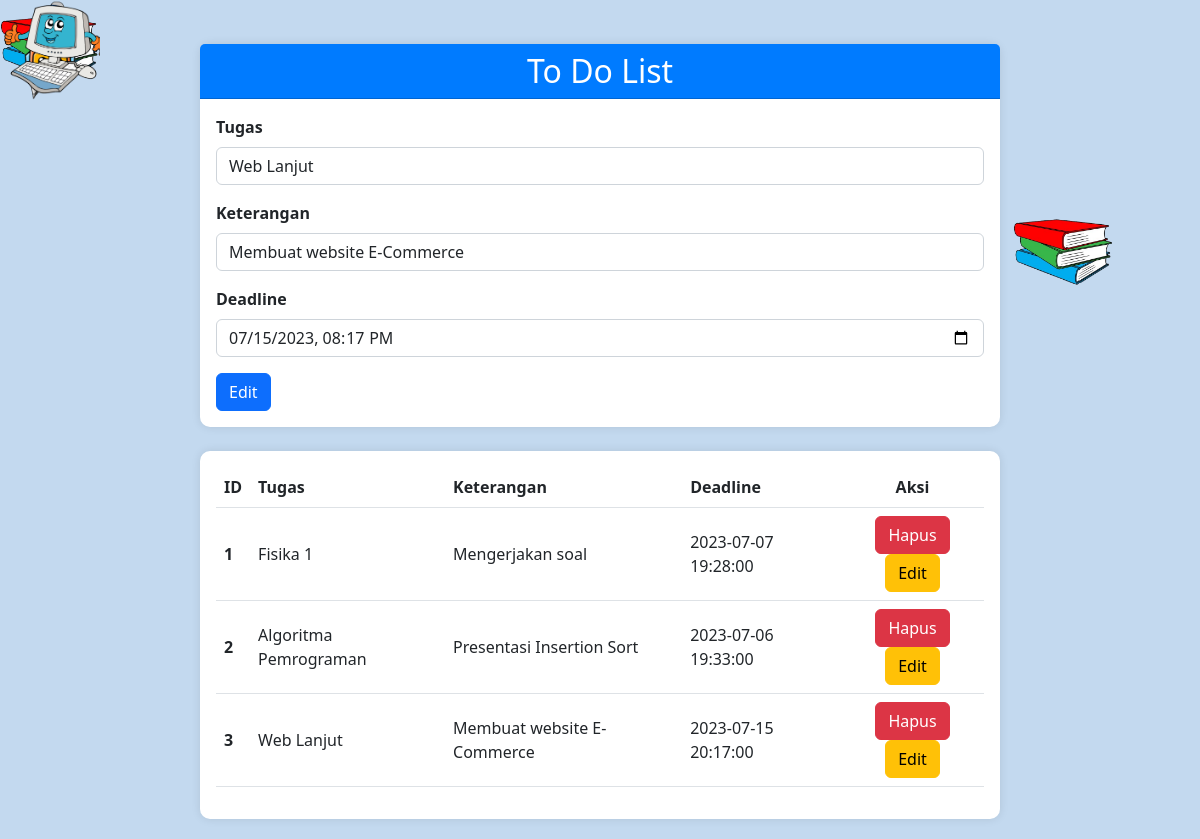
/?edit=6, run on the app's committed database.
### tables this page shows
CREATE TABLE `tugas_eva` (
  `id_tugas` int(250) NOT NULL,
  `nama_tugas` varchar(30) NOT NULL,
  `keterangan` varchar(100) NOT NULL,
  `deadline` datetime NOT NULL
);

### index.php (the view, shortened to what this page needs)
<?php
require "connection.php";
$datas = mysqli_query($connection, "SELECT * FROM tugas_eva");
$tugas = "";
$keterangan = "";
$deadline = "";
if (isset($_GET['edit'])) {
    $id = $_GET['edit'];
    $datas_edit = mysqli_query($connection, "SELECT * FROM tugas_eva WHERE id_tugas = '$id'");
    foreach ($datas_edit as $data_edit) {
        $tugas = $data_edit['nama_tugas'];
        $keterangan = $data_edit['keterangan'];
        $deadline = $data_edit['deadline'];
    }
}
?>
<!DOCTYPE html>
<html lang="en">
<head>
    <link rel="stylesheet" href="https://cdn.jsdelivr.net/npm/bootstrap@5.2.3/dist/css/bootstrap.min.css">
    <link rel="stylesheet" href="style.css">
</head>
<body>
    <div class="card mx-auto mt-4" style="width: 50rem;">
        <h2 class="card-header text-center">To Do List</h2>
        <div class="card-body">
            <form method="post">
                <div class="mb-3">
                    <label for="tugas" class="form-label">Tugas</label>
                    <input type="text" class="form-control" name="tugas" placeholder="Mata Kuliah" value="<?= $tugas ?>">
                </div>
                <div class="mb-3">
                    <label for="keterangan" class="form-label">Keterangan</label>
                    <input type="text" class="form-control" name="keterangan" placeholder="Keterangan Tugas" value="<?= $keterangan ?>">
                </div>
                <div class="mb-3">
                    <label for="deadline" class="form-label">Deadline</label>
                    <input type="datetime-local" class="form-control" name="deadline" value="<?= $deadline ?>">
                </div>
                <?php if (isset($_GET['edit'])) : ?>
                    <button type="submit" class="btn btn-primary" name="Edit" value="edit">Edit</button>
                <?php else : ?>
                    <button type="submit" class="btn btn-primary" name="Simpan" value="simpan">Simpan</button>
                <?php endif; ?>
            </form>
        </div>
    </div>
    <div class="card mx-auto mt-4" style="width: 50rem;">
        <div class="p-3">
            <table class="table">
                <thead>
                    <tr>
                        <th scope="col">ID</th>
                        <th scope="col">Tugas</th>
                        <th scope="col">Keterangan</th>
                        <th scope="col">Deadline</th>
                        <th scope="col" class="text-center">Aksi</th>
                    </tr>
                </thead>
                <tbody>
                    <?php
                    $num = 1;
                    foreach ($datas as $data) :
                    ?>
                        <tr>
                            <th scope="row"><?= $num++ ?></th>
                            <td><?= $data['nama_tugas'] ?></td>
                            <td><?= $data['keterangan'] ?></td>
                            <td><?= $data['deadline'] ?></td>
                            <td class="text-center">
                                <a href="?hapus=<?= $data['id_tugas'] ?>" class="btn btn-danger">Hapus</a>
                                <a href="?edit=<?= $data['id_tugas'] ?>" class="btn btn-warning">Edit</a>
                            </td>
                        </tr>
                    <?php endforeach; ?>
                </tbody>
            </table>
        </div>
    </div>
    <div class="fly-container">
        <div class="fly book"></div>
        <div class="fly pen"></div>
        <div class="fly bag"></div>
        <div class="fly com"></div>
    </div>
</body>
</html>

### style.css (style rules this page uses)
body { background-color: #c3d9ef; padding: 20px; }
.card { border: none; border-radius: 10px; box-shadow: 0px 0px 10px rgba(0, 0, 0, 0.1); }
.card-header { background-color: #007bff; color: #fff; border-radius: 10px 10px 0 0; }
.form-label { font-weight: bold; }
.table { background-color: #fff; }
.table th, .table td { vertical-align: middle; }
.btn-danger { background-color: #dc3545; border-color: #dc3545; }
.btn-warning { background-color: #ffc107; border-color: #ffc107; }
.fly-container { position: fixed; top: 0; left: 0; width: 100%; height: 100%; pointer-events: none; z-index: -1; }
.fly { position: absolute; top: 0; left: 0; width: 100px; height: 100px; background-repeat: no-repeat; background-size: cover; animation-duration: 10s; animation-iteration-count: infinite; }
.book { background-image: url('../todolist_eva/img/book.png'); animation-name: flyAnimation-book; }
.pen { background-image: url('../todolist_eva/img/pen.png'); animation-name: flyAnimation-pen; }
.bag { background-image: url('../todolist_eva/img/bag.png'); animation-name: flyAnimation-bag; }
.com { background-image: url('../todolist_eva/img/com.png'); animation-name: flyAnimation-com; }
.table { position: relative; z-index: 1; }

### data on the page
tugas_eva: tugas "Web Lanjut", keterangan "Membuat website E-Commerce", deadline "07/15/2023 20:17", nama_tugas "Web Lanjut", deadline "2023-07-15 20:17:00"
tugas_eva: nama_tugas "Fisika 1", keterangan "Mengerjakan soal", deadline "2023-07-07 19:28:00"
tugas_eva: nama_tugas "Algoritma Pemrograman", keterangan "Presentasi Insertion Sort", deadline "2023-07-06 19:33:00"
